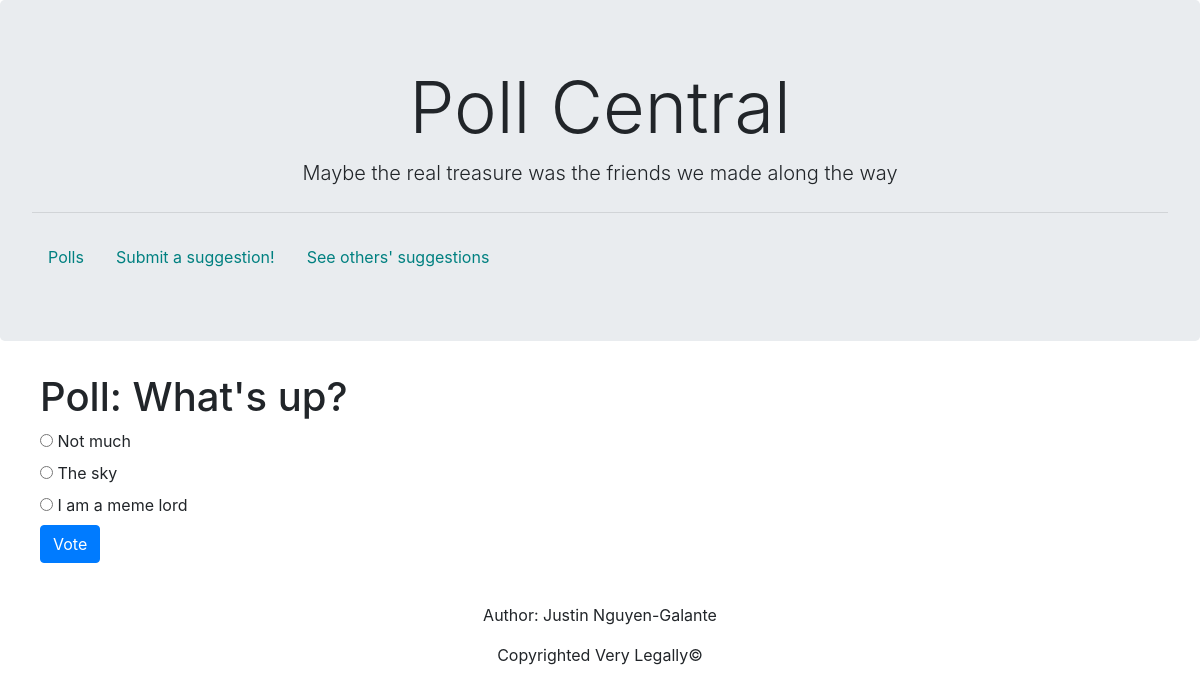
The page /polls/1/ on the database its author committed.
### polls/models.py (models this page shows, shortened)
class Question(models.Model):
    question_text = models.CharField(max_length=200)
    pub_date = models.DateTimeField('date published')
    def was_published_recently(self):
        now = timezone.now()
        return now - datetime.timedelta(days=1) <= self.pub_date <= now
    was_published_recently.admin_order_field = 'pub_date'
    was_published_recently.boolean = True
    was_published_recently.short_description = 'Published recently?'

class Choice(models.Model):
    question = models.ForeignKey(Question, on_delete=models.CASCADE)
    choice_text = models.CharField(max_length=200)
    votes = models.IntegerField(default=0)

### polls/views.py (the view)
# urls.py: path('<int:pk>/', views.DetailView.as_view(), name='detail'),
class DetailView(generic.DetailView):
    model = Question
    template_name = 'polls/detail.html'
    def get_queryset(self):
        return Question.objects.filter(pub_date__lte=timezone.now())

### polls/templates/polls/detail.html (shortened to what this page needs)
{% extends 'polls/base.html' %}
{% block content %}
<body>
<div class = "tabbed">
    <form action="{% url 'polls:vote' question.id %}" method="post">
    <form>
        <div class = "form-group">
            <h1>Poll: {{ question.question_text }}</h1>
            <div align = "left">
                {% for choice in question.choice_set.all %}
                <input type="radio" name="choice" id="choice{{ forloop.counter }}" value="{{ choice.id }}">
                <label for="choice{{ forloop.counter }}" >{{ choice.choice_text }}</label><br>
                {% endfor %}
            </div>
            <input type="submit" value="Vote" class="btn btn-primary">
        </div>
    </form>
    </form>
</div>
</body>
{% endblock %}

### polls/templates/polls/base.html (style rules this page uses)
.tabbed { padding-left: 40px; }

### polls/templates/polls/detail.html (style rules this page uses)
.tabbed { padding-left: 40px; }

### rows shown on the page
Question: question_text "What's up?"
Choice: choice_text "Not much"
Choice: choice_text "The sky"
Choice: choice_text "I am a meme lord"
